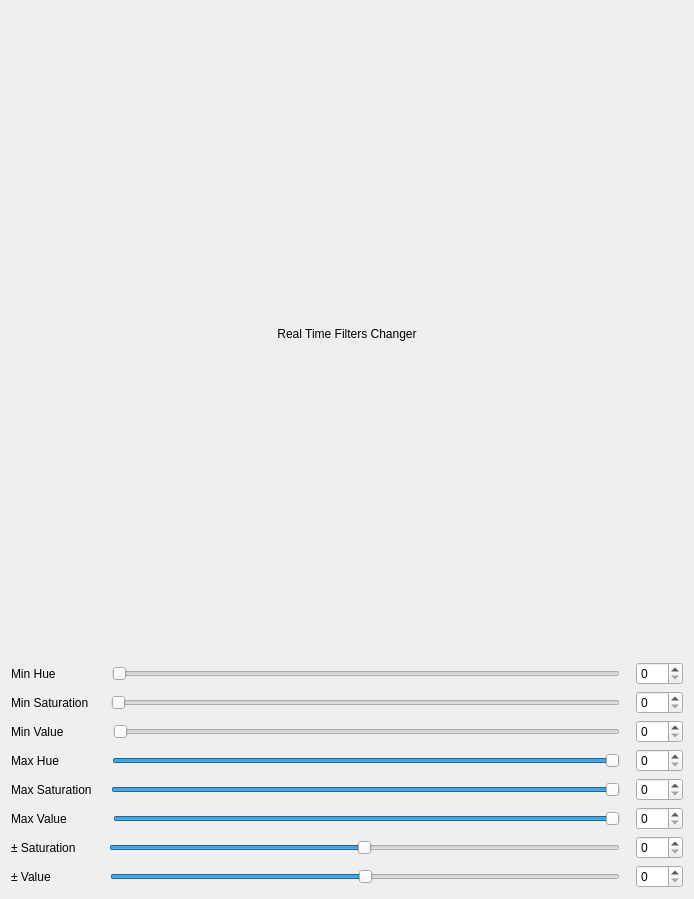
<?xml version="1.0" encoding="UTF-8"?>
<ui version="4.0">
 <class>Form</class>
 <widget class="QWidget" name="Form">
  <property name="geometry">
   <rect>
    <x>0</x>
    <y>0</y>
    <width>694</width>
    <height>899</height>
   </rect>
  </property>
  <property name="windowTitle">
   <string>Color Filters</string>
  </property>
  <property name="windowIcon">
   <iconset>
    <normaloff>../icons/colour.ico</normaloff>../icons/colour.ico</iconset>
  </property>
  <layout class="QVBoxLayout" name="verticalLayout_3">
   <item>
    <layout class="QVBoxLayout" name="verticalLayout">
     <item>
      <layout class="QHBoxLayout" name="horizontalLayout_9">
       <item>
        <widget class="QLabel" name="label_7">
         <property name="layoutDirection">
          <enum>Qt::LeftToRight</enum>
         </property>
         <property name="text">
          <string>Real Time Filters Changer</string>
         </property>
         <property name="textFormat">
          <enum>Qt::AutoText</enum>
         </property>
         <property name="alignment">
          <set>Qt::AlignCenter</set>
         </property>
        </widget>
       </item>
      </layout>
     </item>
     <item>
      <layout class="QHBoxLayout" name="horizontalLayout">
       <item>
        <widget class="QLabel" name="label">
         <property name="sizePolicy">
          <sizepolicy hsizetype="Preferred" vsizetype="Preferred">
           <horstretch>0</horstretch>
           <verstretch>0</verstretch>
          </sizepolicy>
         </property>
         <property name="text">
          <string>Min Hue            </string>
         </property>
        </widget>
       </item>
       <item>
        <spacer name="horizontalSpacer_6">
         <property name="orientation">
          <enum>Qt::Horizontal</enum>
         </property>
         <property name="sizeType">
          <enum>QSizePolicy::Preferred</enum>
         </property>
         <property name="sizeHint" stdset="0">
          <size>
           <width>10</width>
           <height>20</height>
          </size>
         </property>
        </spacer>
       </item>
       <item>
        <widget class="QSlider" name="horizontalSlider">
         <property name="maximum">
          <number>179</number>
         </property>
         <property name="orientation">
          <enum>Qt::Horizontal</enum>
         </property>
        </widget>
       </item>
       <item>
        <spacer name="horizontalSpacer_12">
         <property name="orientation">
          <enum>Qt::Horizontal</enum>
         </property>
         <property name="sizeType">
          <enum>QSizePolicy::Preferred</enum>
         </property>
         <property name="sizeHint" stdset="0">
          <size>
           <width>10</width>
           <height>20</height>
          </size>
         </property>
        </spacer>
       </item>
       <item>
        <widget class="QSpinBox" name="spinBox">
         <property name="sizePolicy">
          <sizepolicy hsizetype="Preferred" vsizetype="Fixed">
           <horstretch>0</horstretch>
           <verstretch>0</verstretch>
          </sizepolicy>
         </property>
         <property name="inputMethodHints">
          <set>Qt::ImhDigitsOnly</set>
         </property>
         <property name="minimum">
          <number>0</number>
         </property>
         <property name="maximum">
          <number>179</number>
         </property>
         <property name="value">
          <number>0</number>
         </property>
        </widget>
       </item>
      </layout>
     </item>
     <item>
      <layout class="QHBoxLayout" name="horizontalLayout_2">
       <item>
        <widget class="QLabel" name="label_2">
         <property name="sizePolicy">
          <sizepolicy hsizetype="Preferred" vsizetype="Preferred">
           <horstretch>0</horstretch>
           <verstretch>0</verstretch>
          </sizepolicy>
         </property>
         <property name="text">
          <string>Min Saturation  </string>
         </property>
        </widget>
       </item>
       <item>
        <spacer name="horizontalSpacer_5">
         <property name="orientation">
          <enum>Qt::Horizontal</enum>
         </property>
         <property name="sizeType">
          <enum>QSizePolicy::Preferred</enum>
         </property>
         <property name="sizeHint" stdset="0">
          <size>
           <width>10</width>
           <height>20</height>
          </size>
         </property>
        </spacer>
       </item>
       <item>
        <widget class="QSlider" name="horizontalSlider_6">
         <property name="sizePolicy">
          <sizepolicy hsizetype="Expanding" vsizetype="Fixed">
           <horstretch>0</horstretch>
           <verstretch>0</verstretch>
          </sizepolicy>
         </property>
         <property name="maximum">
          <number>255</number>
         </property>
         <property name="orientation">
          <enum>Qt::Horizontal</enum>
         </property>
        </widget>
       </item>
       <item>
        <spacer name="horizontalSpacer_11">
         <property name="orientation">
          <enum>Qt::Horizontal</enum>
         </property>
         <property name="sizeType">
          <enum>QSizePolicy::Preferred</enum>
         </property>
         <property name="sizeHint" stdset="0">
          <size>
           <width>10</width>
           <height>20</height>
          </size>
         </property>
        </spacer>
       </item>
       <item>
        <widget class="QSpinBox" name="spinBox_3">
         <property name="sizePolicy">
          <sizepolicy hsizetype="Preferred" vsizetype="Fixed">
           <horstretch>0</horstretch>
           <verstretch>0</verstretch>
          </sizepolicy>
         </property>
         <property name="inputMethodHints">
          <set>Qt::ImhDigitsOnly</set>
         </property>
         <property name="minimum">
          <number>0</number>
         </property>
         <property name="maximum">
          <number>255</number>
         </property>
        </widget>
       </item>
      </layout>
     </item>
     <item>
      <layout class="QHBoxLayout" name="horizontalLayout_3">
       <item>
        <widget class="QLabel" name="label_3">
         <property name="sizePolicy">
          <sizepolicy hsizetype="Preferred" vsizetype="Preferred">
           <horstretch>0</horstretch>
           <verstretch>0</verstretch>
          </sizepolicy>
         </property>
         <property name="text">
          <string>Min Value          </string>
         </property>
        </widget>
       </item>
       <item>
        <spacer name="horizontalSpacer">
         <property name="orientation">
          <enum>Qt::Horizontal</enum>
         </property>
         <property name="sizeType">
          <enum>QSizePolicy::Preferred</enum>
         </property>
         <property name="sizeHint" stdset="0">
          <size>
           <width>10</width>
           <height>20</height>
          </size>
         </property>
        </spacer>
       </item>
       <item>
        <widget class="QSlider" name="horizontalSlider_7">
         <property name="maximum">
          <number>255</number>
         </property>
         <property name="orientation">
          <enum>Qt::Horizontal</enum>
         </property>
        </widget>
       </item>
       <item>
        <spacer name="horizontalSpacer_10">
         <property name="orientation">
          <enum>Qt::Horizontal</enum>
         </property>
         <property name="sizeType">
          <enum>QSizePolicy::Preferred</enum>
         </property>
         <property name="sizeHint" stdset="0">
          <size>
           <width>10</width>
           <height>20</height>
          </size>
         </property>
        </spacer>
       </item>
       <item>
        <widget class="QSpinBox" name="spinBox_4">
         <property name="sizePolicy">
          <sizepolicy hsizetype="Preferred" vsizetype="Fixed">
           <horstretch>0</horstretch>
           <verstretch>0</verstretch>
          </sizepolicy>
         </property>
         <property name="inputMethodHints">
          <set>Qt::ImhDigitsOnly</set>
         </property>
         <property name="minimum">
          <number>0</number>
         </property>
         <property name="maximum">
          <number>255</number>
         </property>
        </widget>
       </item>
      </layout>
     </item>
     <item>
      <layout class="QHBoxLayout" name="horizontalLayout_4">
       <item>
        <widget class="QLabel" name="label_6">
         <property name="sizePolicy">
          <sizepolicy hsizetype="Preferred" vsizetype="Preferred">
           <horstretch>0</horstretch>
           <verstretch>0</verstretch>
          </sizepolicy>
         </property>
         <property name="text">
          <string>Max Hue           </string>
         </property>
        </widget>
       </item>
       <item>
        <spacer name="horizontalSpacer_4">
         <property name="orientation">
          <enum>Qt::Horizontal</enum>
         </property>
         <property name="sizeType">
          <enum>QSizePolicy::Preferred</enum>
         </property>
         <property name="sizeHint" stdset="0">
          <size>
           <width>10</width>
           <height>20</height>
          </size>
         </property>
        </spacer>
       </item>
       <item>
        <widget class="QSlider" name="horizontalSlider_8">
         <property name="maximum">
          <number>179</number>
         </property>
         <property name="value">
          <number>179</number>
         </property>
         <property name="orientation">
          <enum>Qt::Horizontal</enum>
         </property>
        </widget>
       </item>
       <item>
        <spacer name="horizontalSpacer_9">
         <property name="orientation">
          <enum>Qt::Horizontal</enum>
         </property>
         <property name="sizeType">
          <enum>QSizePolicy::Preferred</enum>
         </property>
         <property name="sizeHint" stdset="0">
          <size>
           <width>10</width>
           <height>20</height>
          </size>
         </property>
        </spacer>
       </item>
       <item>
        <widget class="QSpinBox" name="spinBox_5">
         <property name="sizePolicy">
          <sizepolicy hsizetype="Preferred" vsizetype="Fixed">
           <horstretch>0</horstretch>
           <verstretch>0</verstretch>
          </sizepolicy>
         </property>
         <property name="inputMethodHints">
          <set>Qt::ImhDigitsOnly</set>
         </property>
         <property name="minimum">
          <number>0</number>
         </property>
         <property name="maximum">
          <number>179</number>
         </property>
        </widget>
       </item>
      </layout>
     </item>
     <item>
      <layout class="QHBoxLayout" name="horizontalLayout_5">
       <item>
        <widget class="QLabel" name="label_5">
         <property name="sizePolicy">
          <sizepolicy hsizetype="Preferred" vsizetype="Preferred">
           <horstretch>0</horstretch>
           <verstretch>0</verstretch>
          </sizepolicy>
         </property>
         <property name="text">
          <string>Max Saturation </string>
         </property>
        </widget>
       </item>
       <item>
        <spacer name="horizontalSpacer_3">
         <property name="orientation">
          <enum>Qt::Horizontal</enum>
         </property>
         <property name="sizeType">
          <enum>QSizePolicy::Preferred</enum>
         </property>
         <property name="sizeHint" stdset="0">
          <size>
           <width>10</width>
           <height>20</height>
          </size>
         </property>
        </spacer>
       </item>
       <item>
        <widget class="QSlider" name="horizontalSlider_9">
         <property name="maximum">
          <number>255</number>
         </property>
         <property name="value">
          <number>255</number>
         </property>
         <property name="orientation">
          <enum>Qt::Horizontal</enum>
         </property>
        </widget>
       </item>
       <item>
        <spacer name="horizontalSpacer_8">
         <property name="orientation">
          <enum>Qt::Horizontal</enum>
         </property>
         <property name="sizeType">
          <enum>QSizePolicy::Preferred</enum>
         </property>
         <property name="sizeHint" stdset="0">
          <size>
           <width>10</width>
           <height>20</height>
          </size>
         </property>
        </spacer>
       </item>
       <item>
        <widget class="QSpinBox" name="spinBox_6">
         <property name="sizePolicy">
          <sizepolicy hsizetype="Preferred" vsizetype="Fixed">
           <horstretch>0</horstretch>
           <verstretch>0</verstretch>
          </sizepolicy>
         </property>
         <property name="inputMethodHints">
          <set>Qt::ImhDigitsOnly</set>
         </property>
         <property name="minimum">
          <number>0</number>
         </property>
         <property name="maximum">
          <number>255</number>
         </property>
        </widget>
       </item>
      </layout>
     </item>
     <item>
      <layout class="QHBoxLayout" name="horizontalLayout_6">
       <item>
        <widget class="QLabel" name="label_4">
         <property name="enabled">
          <bool>true</bool>
         </property>
         <property name="sizePolicy">
          <sizepolicy hsizetype="Preferred" vsizetype="Preferred">
           <horstretch>0</horstretch>
           <verstretch>0</verstretch>
          </sizepolicy>
         </property>
         <property name="text">
          <string>Max Value         </string>
         </property>
        </widget>
       </item>
       <item>
        <spacer name="horizontalSpacer_2">
         <property name="orientation">
          <enum>Qt::Horizontal</enum>
         </property>
         <property name="sizeType">
          <enum>QSizePolicy::Preferred</enum>
         </property>
         <property name="sizeHint" stdset="0">
          <size>
           <width>10</width>
           <height>20</height>
          </size>
         </property>
        </spacer>
       </item>
       <item>
        <widget class="QSlider" name="horizontalSlider_10">
         <property name="maximum">
          <number>255</number>
         </property>
         <property name="value">
          <number>255</number>
         </property>
         <property name="orientation">
          <enum>Qt::Horizontal</enum>
         </property>
        </widget>
       </item>
       <item>
        <spacer name="horizontalSpacer_7">
         <property name="orientation">
          <enum>Qt::Horizontal</enum>
         </property>
         <property name="sizeType">
          <enum>QSizePolicy::Preferred</enum>
         </property>
         <property name="sizeHint" stdset="0">
          <size>
           <width>10</width>
           <height>20</height>
          </size>
         </property>
        </spacer>
       </item>
       <item>
        <widget class="QSpinBox" name="spinBox_7">
         <property name="sizePolicy">
          <sizepolicy hsizetype="Preferred" vsizetype="Fixed">
           <horstretch>0</horstretch>
           <verstretch>0</verstretch>
          </sizepolicy>
         </property>
         <property name="inputMethodHints">
          <set>Qt::ImhDigitsOnly</set>
         </property>
         <property name="minimum">
          <number>0</number>
         </property>
         <property name="maximum">
          <number>255</number>
         </property>
        </widget>
       </item>
      </layout>
     </item>
     <item>
      <layout class="QHBoxLayout" name="horizontalLayout_7">
       <item>
        <widget class="QLabel" name="label_8">
         <property name="sizePolicy">
          <sizepolicy hsizetype="Preferred" vsizetype="Preferred">
           <horstretch>0</horstretch>
           <verstretch>0</verstretch>
          </sizepolicy>
         </property>
         <property name="text">
          <string>± Saturation     </string>
         </property>
        </widget>
       </item>
       <item>
        <spacer name="horizontalSpacer_13">
         <property name="orientation">
          <enum>Qt::Horizontal</enum>
         </property>
         <property name="sizeType">
          <enum>QSizePolicy::Preferred</enum>
         </property>
         <property name="sizeHint" stdset="0">
          <size>
           <width>10</width>
           <height>20</height>
          </size>
         </property>
        </spacer>
       </item>
       <item>
        <widget class="QSlider" name="horizontalSlider_11">
         <property name="minimum">
          <number>-255</number>
         </property>
         <property name="maximum">
          <number>255</number>
         </property>
         <property name="value">
          <number>0</number>
         </property>
         <property name="orientation">
          <enum>Qt::Horizontal</enum>
         </property>
        </widget>
       </item>
       <item>
        <spacer name="horizontalSpacer_14">
         <property name="orientation">
          <enum>Qt::Horizontal</enum>
         </property>
         <property name="sizeType">
          <enum>QSizePolicy::Preferred</enum>
         </property>
         <property name="sizeHint" stdset="0">
          <size>
           <width>10</width>
           <height>20</height>
          </size>
         </property>
        </spacer>
       </item>
       <item>
        <widget class="QSpinBox" name="spinBox_8">
         <property name="sizePolicy">
          <sizepolicy hsizetype="Preferred" vsizetype="Fixed">
           <horstretch>0</horstretch>
           <verstretch>0</verstretch>
          </sizepolicy>
         </property>
         <property name="inputMethodHints">
          <set>Qt::ImhDigitsOnly</set>
         </property>
         <property name="minimum">
          <number>0</number>
         </property>
         <property name="maximum">
          <number>255</number>
         </property>
        </widget>
       </item>
      </layout>
     </item>
     <item>
      <layout class="QHBoxLayout" name="horizontalLayout_8">
       <item>
        <widget class="QLabel" name="label_9">
         <property name="enabled">
          <bool>true</bool>
         </property>
         <property name="sizePolicy">
          <sizepolicy hsizetype="Preferred" vsizetype="Preferred">
           <horstretch>0</horstretch>
           <verstretch>0</verstretch>
          </sizepolicy>
         </property>
         <property name="text">
          <string>± Value             </string>
         </property>
        </widget>
       </item>
       <item>
        <spacer name="horizontalSpacer_15">
         <property name="orientation">
          <enum>Qt::Horizontal</enum>
         </property>
         <property name="sizeType">
          <enum>QSizePolicy::Preferred</enum>
         </property>
         <property name="sizeHint" stdset="0">
          <size>
           <width>10</width>
           <height>20</height>
          </size>
         </property>
        </spacer>
       </item>
       <item>
        <widget class="QSlider" name="horizontalSlider_12">
         <property name="minimum">
          <number>-255</number>
         </property>
         <property name="maximum">
          <number>255</number>
         </property>
         <property name="value">
          <number>0</number>
         </property>
         <property name="orientation">
          <enum>Qt::Horizontal</enum>
         </property>
        </widget>
       </item>
       <item>
        <spacer name="horizontalSpacer_16">
         <property name="orientation">
          <enum>Qt::Horizontal</enum>
         </property>
         <property name="sizeType">
          <enum>QSizePolicy::Preferred</enum>
         </property>
         <property name="sizeHint" stdset="0">
          <size>
           <width>10</width>
           <height>20</height>
          </size>
         </property>
        </spacer>
       </item>
       <item>
        <widget class="QSpinBox" name="spinBox_9">
         <property name="sizePolicy">
          <sizepolicy hsizetype="Preferred" vsizetype="Fixed">
           <horstretch>0</horstretch>
           <verstretch>0</verstretch>
          </sizepolicy>
         </property>
         <property name="inputMethodHints">
          <set>Qt::ImhDigitsOnly</set>
         </property>
         <property name="minimum">
          <number>0</number>
         </property>
         <property name="maximum">
          <number>255</number>
         </property>
        </widget>
       </item>
      </layout>
     </item>
    </layout>
   </item>
  </layout>
 </widget>
 <resources/>
 <connections/>
</ui>
